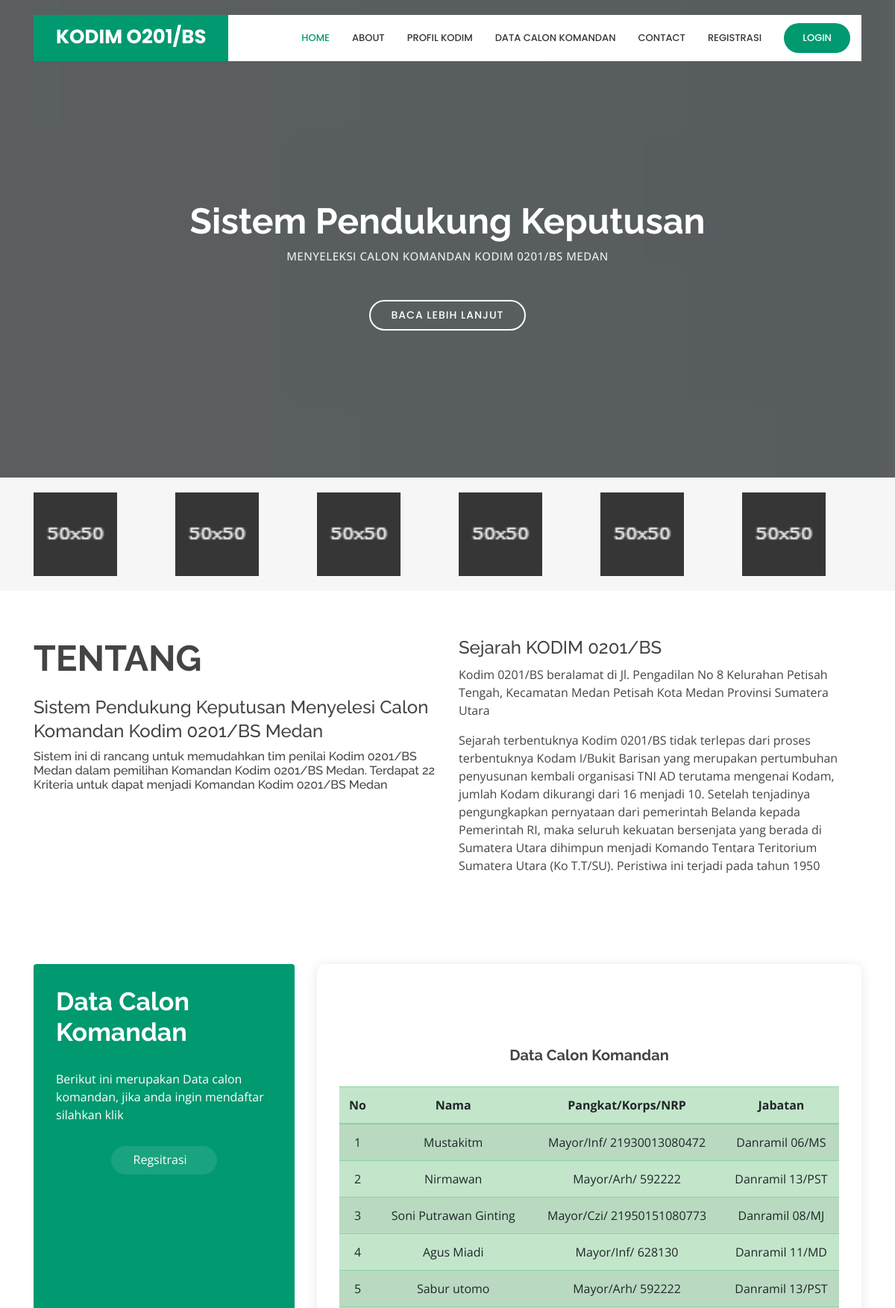
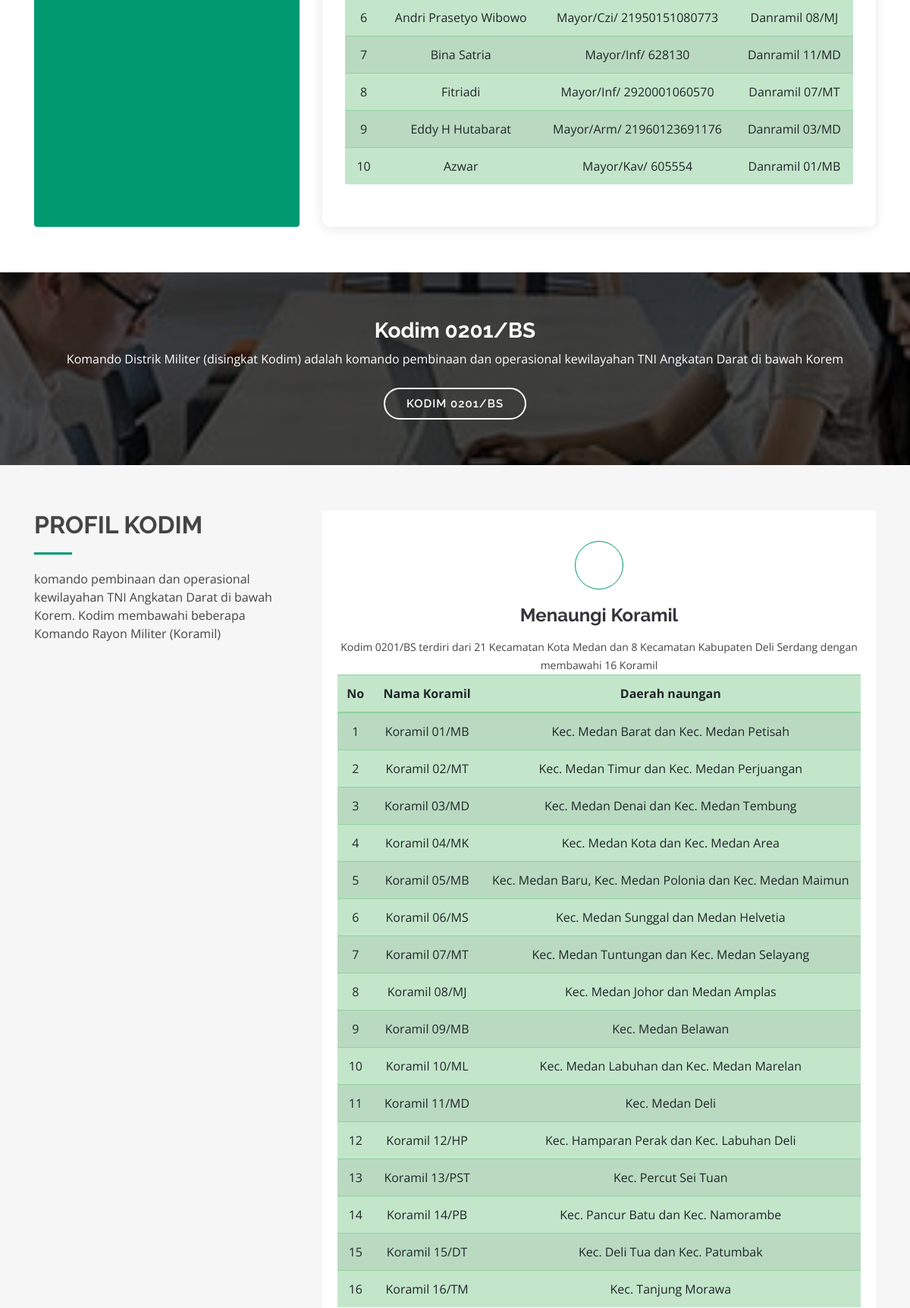
The page / (upper part) on the database its author committed (2 pictures, top to bottom).
### tables this page shows
CREATE TABLE `calon_komandan` (
  `id_calon_komandan` int(11) NOT NULL,
  `nama` varchar(30) NOT NULL,
  `email` varchar(50) NOT NULL,
  `password` varchar(35) NOT NULL,
  `pangkat` varchar(35) NOT NULL,
  `jabatan` varchar(35) NOT NULL,
  `kesatuan` varchar(35) NOT NULL,
  `no_hp` varchar(12) NOT NULL,
  `alamat` text NOT NULL,
  `blangko` varchar(255) NOT NULL,
  `keterangan` varchar(30) NOT NULL,
  `hasil` double NOT NULL
);

### index.php (the view, shortened to what this page needs)
<?php
include 'header.php';   ?>
<section id="hero" class="d-flex align-items-center">
    <div class="container text-center position-relative" data-aos="fade-in" data-aos-delay="200">
        <h1>Sistem Pendukung Keputusan</h1>
        <h2>Menyeleksi Calon Komandan Kodim 0201/BS Medan</h2>
        <a href="#about" class="btn-get-started scrollto">Baca Lebih Lanjut</a>
    </div>
</section>
<main id="main">
    <section id="clients" class="clients">
        <div class="container">
            <div class="row">
                <div class="col-lg-2 col-md-4 col-6 d-flex align-items-center" data-aos="zoom-in" data-aos-delay="100">
                    <img src="assets/home/img/clients/1.png" class="img-fluid" alt="">
                </div>
                <div class="col-lg-2 col-md-4 col-6 d-flex align-items-center" data-aos="zoom-in" data-aos-delay="200">
                    <img src="assets/home/img/clients/1.png" class="img-fluid" alt="">
                </div>
                <div class="col-lg-2 col-md-4 col-6 d-flex align-items-center" data-aos="zoom-in" data-aos-delay="300">
                    <img src="assets/home/img/clients/1.png" class="img-fluid" alt="">
                </div>
                <div class="col-lg-2 col-md-4 col-6 d-flex align-items-center" data-aos="zoom-in" data-aos-delay="400">
                    <img src="assets/home/img/clients/1.png" class="img-fluid" alt="">
                </div>
                <div class="col-lg-2 col-md-4 col-6 d-flex align-items-center" data-aos="zoom-in" data-aos-delay="500">
                    <img src="assets/home/img/clients/1.png" class="img-fluid" alt="">
                </div>
                <div class="col-lg-2 col-md-4 col-6 d-flex align-items-center" data-aos="zoom-in" data-aos-delay="600">
                    <img src="assets/home/img/clients/1.png" class="img-fluid" alt="">
                </div>
            </div>
        </div>
    </section>
    <section id="about" class="about">
        <div class="container">
            <div class="row content">
                <div class="col-lg-6" data-aos="fade-right" data-aos-delay="100">
                    <h2>Tentang </h2>
                    <h3>Sistem Pendukung Keputusan Menyelesi Calon Komandan Kodim 0201/BS Medan</h3>
                    <h6>Sistem ini di rancang untuk memudahkan tim penilai Kodim 0201/BS Medan dalam pemilihan Komandan
                        Kodim 0201/BS Medan.
                        Terdapat 22 Kriteria untuk dapat menjadi Komandan Kodim 0201/BS Medan
                    </h6>
                </div>
                <div class="col-lg-6 pt-4 pt-lg-0" data-aos="fade-left" data-aos-delay="200">
                    <h3>Sejarah KODIM 0201/BS</h3>
                    <p>Kodim 0201/BS beralamat di Jl. Pengadilan No 8 Kelurahan Petisah Tengah, Kecamatan Medan
                        Petisah Kota Medan Provinsi Sumatera Utara
                    </p>
                    <p>
                        Sejarah terbentuknya Kodim 0201/BS tidak terlepas dari proses terbentuknya Kodam I/Bukit Barisan
                        yang merupakan pertumbuhan penyusunan kembali organisasi TNI AD terutama mengenai Kodam, jumlah
                        Kodam dikurangi dari 16 menjadi 10. Setelah tenjadinya pengungkapkan pernyataan dari pemerintah
                        Belanda kepada Pemerintah RI, maka seluruh kekuatan bersenjata yang berada di Sumatera Utara
                        dihimpun menjadi Komando Tentara Teritorium Sumatera Utara (Ko T.T/SU). Peristiwa ini terjadi
                        pada tahun 1950
                    </p>
                </div>
            </div>
        </div>
    </section>
    <section id="why-us" class="why-us">
        <div class="container">
            <div class="row">
                <div class="col-lg-4 d-flex align-items-stretch" data-aos="fade-right">
                    <div class="content">
                        <h3>Data Calon Komandan</h3>
                        <p>
                            Berikut ini merupakan Data calon komandan, jika anda ingin mendaftar silahkan klik
                        </p>
                        <div class="text-center">
                            <a href="register.php" class="more-btn">Regsitrasi<i class="bx bx-chevron-right"></i></a>
                        </div>
                    </div>
                </div>
                <div class="col-lg-8 ">
                    <div class="icon-boxes d-flex flex-column justify-content-center">
                        <div class="row">
                            <div class="col-xl-12 d-flex align-items-stretch" data-aos="zoom-in" data-aos-delay="100">
                                <div class="icon-box mt-4 mt-xl-0">
                                    <i class="bx bx-receipt"></i>
                                    <h4>Data Calon Komandan</h4>
                                    <table class="table table-success table-striped">
                                        <thead>
                                            <tr>
                                                <th scope="col">No</th>
                                                <th scope="col">Nama</th>
                                                <th scope="col">Pangkat/Korps/NRP</th>
                                                <th scope="col">Jabatan</th>
                                            </tr>
                                        </thead>
                                        <tbody>
                                            <?php $nomor = 1; ?>
                                            <?php $ambil = $koneksi->query("SELECT * FROM calon_komandan"); ?>
                                            <?php while ($pecah = $ambil->fetch_assoc()) { ?>
                                            <tr>
                                                <td><?php echo $nomor; ?></td>
                                                <td><?php echo $pecah['nama']; ?></td>
                                                <td><?php echo $pecah['pangkat']; ?></td>
                                                <td><?php echo $pecah['jabatan']; ?></td>
                                            </tr>
                                            <?php $nomor++; ?>
                                            <?php } ?>
                                        </tbody>
                                    </table>
                                </div>
                            </div>
                        </div>
                    </div>
                </div>
            </div>
        </div>
    </section>
    <section id="cta" class="cta">
        <div class="container">
            <div class="text-center" data-aos="zoom-in">
                <h3>Kodim 0201/BS</h3>
                <p> Komando Distrik Militer (disingkat Kodim) adalah komando pembinaan dan operasional kewilayahan TNI
                    Angkatan Darat di bawah Korem</p>
                <a class="cta-btn" href="#">Kodim 0201/BS</a>
            </div>
        </div>
    </section>
    <section id="services" class="services section-bg">
        <div class="container">
            <div class="row">
                <div class="col-lg-4">
                    <div class="section-title" data-aos="fade-right">
                        <h2>Profil Kodim</h2>
                        <p>komando pembinaan dan operasional kewilayahan TNI Angkatan Darat di bawah Korem. Kodim
                            membawahi beberapa Komando Rayon Militer (Koramil)</p>
                    </div>
                </div>
                <div class="col-lg-8 d-flex align-items-stretch mt-lg-0">
                    <div class="icon-box" data-aos="zoom-in" data-aos-delay="200">
                        <div class="icon"><i class="bx bx-file"></i></div>
                        <h4><a href="">Menaungi Koramil</a></h4>
                        <p>Kodim 0201/BS terdiri dari 21 Kecamatan Kota Medan dan 8 Kecamatan Kabupaten Deli Serdang
                            dengan membawahi 16 Koramil </p>
                        <table class="table table-success table-striped">
                            <thead>
                                <tr>
                                    <th scope="col">No</th>
                                    <th scope="col">Nama Koramil</th>
                                    <th scope="col">Daerah naungan</th>
                                </tr>
                            </thead>
                            <tbody>
                                <tr>
                                    <td>1</td>
                                    <td>Koramil 01/MB </td>
                                    <td>Kec. Medan Barat dan Kec. Medan Petisah</td>
                                </tr>
                                <tr>
                                    <td>2</td>
                                    <td>Koramil 02/MT </td>
                                    <td>Kec. Medan Timur dan Kec. Medan Perjuangan</td>
                                </tr>
                                <tr>
                                    <td>3</td>
                                    <td>Koramil 03/MD </td>
                                    <td>Kec. Medan Denai dan Kec. Medan Tembung</td>
                                </tr>
                                <tr>
                                    <td>4</td>
                                    <td>Koramil 04/MK</td>
                                    <td>Kec. Medan Kota dan Kec. Medan Area</td>
                                </tr>
                                <tr>
                                    <td>5</td>
                                    <td>Koramil 05/MB </td>
                                    <td>Kec. Medan Baru, Kec. Medan Polonia dan Kec. Medan Maimun</td>
                                </tr>
                                <tr>
                                    <td>6</td>
                                    <td>Koramil 06/MS </td>
                                    <td>Kec. Medan Sunggal dan Medan Helvetia</td>
                                </tr>
                                <tr>
                                    <td>7</td>
                                    <td>Koramil 07/MT </td>
                                    <td>Kec. Medan Tuntungan dan Kec. Medan Selayang</td>
                                </tr>
                                <tr>
                                    <td>8</td>
                                    <td>Koramil 08/MJ </td>
                                    <td>Kec. Medan Johor dan Medan Amplas</td>
                                </tr>
                                <tr>
                                    <td>9</td>
                                    <td>Koramil 09/MB </td>
                                    <td>Kec. Medan Belawan</td>
                                </tr>
                                <tr>
                                    <td>10</td>
                                    <td>Koramil 10/ML </td>
                                    <td>Kec. Medan Labuhan dan Kec. Medan Marelan</td>
                                </tr>
                                <tr>
                                    <td>11</td>
                                    <td>Koramil 11/MD </td>
                                    <td>Kec. Medan Deli</td>
                                </tr>
                                <tr>
                                    <td>12</td>
                                    <td>Koramil 12/HP </td>
                                    <td>Kec. Hamparan Perak dan Kec. Labuhan Deli</td>
                                </tr>
                                <tr>
                                    <td>13</td>
                                    <td>Koramil 13/PST </td>
                                    <td>Kec. Percut Sei Tuan</td>
                                </tr>
                                <tr>
                                    <td>14</td>
                                    <td>Koramil 14/PB </td>
                                    <td>Kec. Pancur Batu dan Kec. Namorambe</td>
                                </tr>
                                <tr>
                                    <td>15</td>
                                    <td>Koramil 15/DT </td>
                                    <td>Kec. Deli Tua dan Kec. Patumbak</td>
                                </tr>
                                <tr>
                                    <td>16</td>
                                    <td>Koramil 16/TM </td>
                                    <td>Kec. Tanjung Morawa</td>
                                </tr>
                            </tbody>
                        </table>
                    </div>
                </div>
            </div>
        </div>
    </section>
</main>
<?php
include 'footer.php';   ?>

### header.php (shortened to what this page needs)
<!DOCTYPE html>
<html lang="en">
<head>
  <link href="assets/home/vendor/bootstrap/css/bootstrap.min.css" rel="stylesheet">
  <link href="assets/home/vendor/icofont/icofont.min.css" rel="stylesheet">
  <link href="assets/home/vendor/boxicons/css/boxicons.min.css" rel="stylesheet">
  <link href="assets/home/vendor/remixicon/remixicon.css" rel="stylesheet">
  <link href="assets/home/vendor/venobox/venobox.css" rel="stylesheet">
  <link href="assets/home/vendor/owl.carousel/assets/owl.carousel.min.css" rel="stylesheet">
  <link href="assets/home/vendor/aos/aos.css" rel="stylesheet">
  <link href="assets/home/css/style.css" rel="stylesheet">
</head>
<body>
  <header id="header" class="fixed-top d-flex align-items-center">
    <div class="container">
      <div class="header-container d-flex align-items-center">
        <div class="logo mr-auto">
          <h1 class="text-light"><a href="index.html"><span>KODIM O201/BS</span></a></h1>
        </div>
        <nav class="nav-menu d-none d-lg-block">
          <ul>
            <li class="active"><a href="#header">Home</a></li>
            <li><a href="index.php#about">About</a></li>
            <li><a href="index.php#services">Profil Kodim</a></li>
            <li><a href="index.php#why-us">Data Calon Komandan</a></li>
            <li><a href="index.php#contact">Contact</a></li>
      <?php if (isset($_SESSION["calon_komandan"])): ?>
        <li><a href="profil.php">Profil</a></li>
        <li><a href="pengumuman.php">Pegumuman</a></li>
                    <li class="get-started"><a href="logout.php">Logout</a></li>
			<?php else: ?>
            <li><a href="register.php">Registrasi</a></li>
            <li class="get-started"><a href="login.php">Login</a></li>
            <?php endif ?>
          </ul>
        </nav>
      </div>
    </div>
  </header>

### footer.php (shortened to what this page needs)
</body>
</html>

### rows shown on the page
calon_komandan: nama "Mustakitm", pangkat "Mayor/Inf/ 21930013080472", jabatan "Danramil 06/MS"
calon_komandan: nama "Nirmawan", pangkat "Mayor/Arh/ 592222", jabatan "Danramil 13/PST"
calon_komandan: nama "Soni Putrawan Ginting", pangkat "Mayor/Czi/ 21950151080773", jabatan "Danramil 08/MJ"
calon_komandan: nama "Agus Miadi", pangkat "Mayor/Inf/ 628130", jabatan "Danramil 11/MD"
calon_komandan: nama "Sabur utomo", pangkat "Mayor/Arh/ 592222", jabatan "Danramil 13/PST"
calon_komandan: nama "Andri Prasetyo Wibowo", pangkat "Mayor/Czi/ 21950151080773", jabatan "Danramil 08/MJ"
calon_komandan: nama "Bina Satria", pangkat "Mayor/Inf/ 628130", jabatan "Danramil 11/MD"
calon_komandan: nama "Fitriadi", pangkat "Mayor/Inf/ 2920001060570", jabatan "Danramil 07/MT"
calon_komandan: nama "Eddy H Hutabarat", pangkat "Mayor/Arm/ 21960123691176", jabatan "Danramil 03/MD"
calon_komandan: nama "Azwar", pangkat "Mayor/Kav/ 605554", jabatan "Danramil 01/MB"
